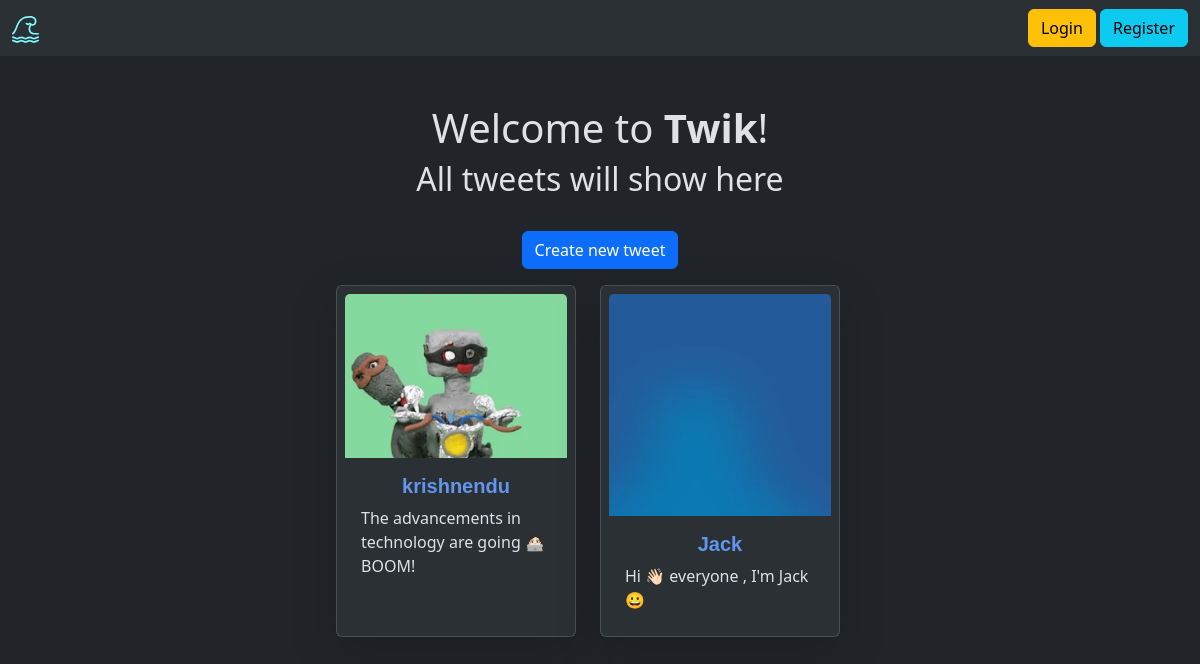
The page / on the database its author committed.
### first_app/models.py (models this page shows)
class Twik(models.Model):
    user=models.ForeignKey(User,on_delete=models.CASCADE)
    text=models.TextField(max_length=150)
    photo=models.ImageField(upload_to='photos/', null=True, blank=True)# "Pillow" is used , a pythn imaging library
    created_at=models.DateTimeField(auto_now_add=True)
    updated_at=models.DateTimeField(auto_now_add=True)

### first_app/views.py (the view)
# urls.py: path('',views.show_tweets, name='show_tweets'),
def show_tweets(request):
    tweets = Twik.objects.all()
    return render(request,'tweets.html',{'tweets':tweets})

### first_app/templates/tweets.html (shortened to what this page needs)
{% extends 'first.html' %} {% load static %}
{% block title %} Twik {% endblock %} {% block content %}
<h1>Welcome to <b>Twik</b>!</h1>
<h2>All tweets will show here</h2>
<a class="btn btn-primary mt-4 mb-3" href="{% url 'addTweet' %}"
  >Create new tweet</a
>
<div class="container row gap-4" style="display: flex; justify-content: center">
  {% for i in tweets %}
  <div
    class="card shadow-lg p-2 mb-3 bg-body-tertiary rounded"
    style="width: 15rem"
  >
    {% if i.photo %}
    <img src="{{i.photo.url}}" class="card-img-top" />
    {% else %}
    <img src="{% static 'images/happy.jpeg' %}" class="card-img-top pt-2" />
    {% endif %}
    <div class="card-body" style="height: min-content">
      <h5
        class="card-title"
        style="
          color: cornflowerblue;
          font-weight: bolder;
          font-family: Arial, Helvetica, sans-serif;
        "
      >
        {{i.user.username}}
      </h5>
      <p class="card-text text-start">{{i.text}}</p>
    </div>
  </div>
  {% endfor %}
</div>
{% endblock %}

### rows shown on the page
Twik: photo (picture), user.username "krishnendu", text "The advancements in technology are going 🧑🏻‍💻 BOOM!"
Twik: photo (picture), user.username "Jack", text "Hi 👋🏻 everyone , I'm Jack 😀"
